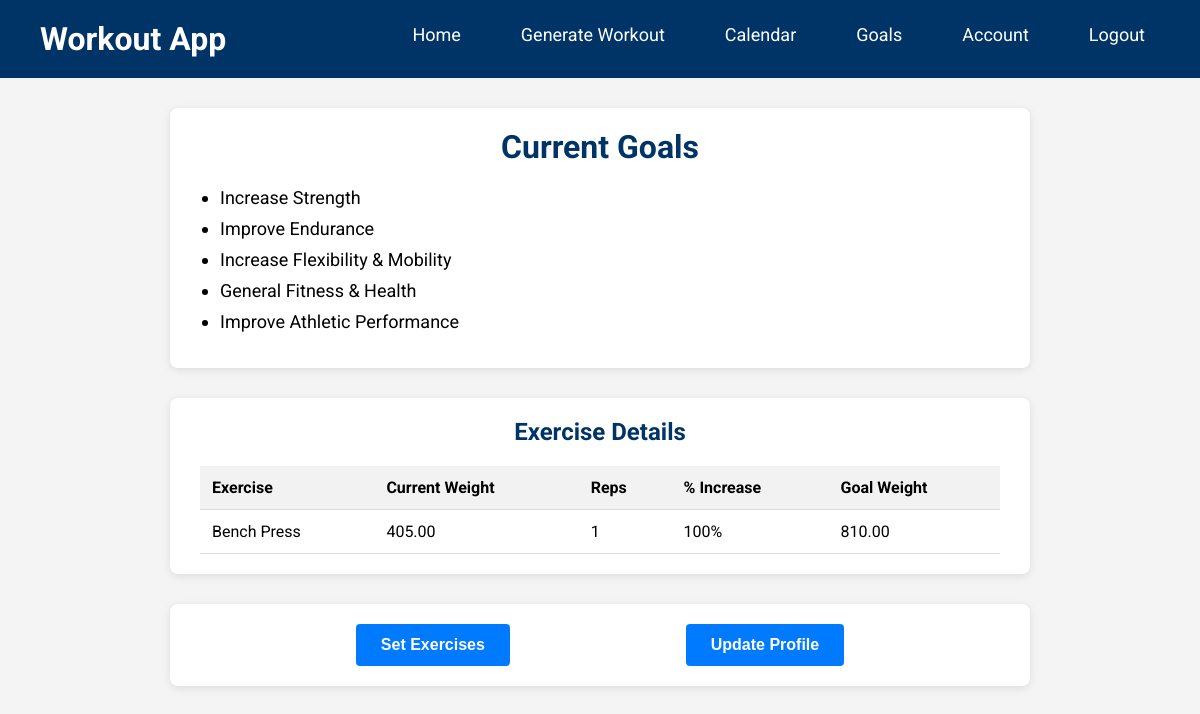
Page /goals/ (signed in) on the committed database.
### accounts/models.py (models this page shows)
class Goal(models.Model):
    name = models.CharField(max_length=100)
    description = models.TextField()
    def __str__(self):
        return self.name

### goals/models.py (models this page shows, shortened)
class UserExercise(models.Model):
    user = models.ForeignKey(settings.AUTH_USER_MODEL, on_delete=models.CASCADE)
    exercise = models.ForeignKey(Exercise, on_delete=models.CASCADE)
    current_weight = models.DecimalField(max_digits=6, decimal_places=2)
    reps = models.PositiveIntegerField()
    percent_increase = models.IntegerField(choices=PERCENT_CHOICES, default=0)
    start_date = models.DateField(default=now)  # When recurrence starts
    end_date = models.DateField(null=True, blank=True)  # Optional end date
    recurring_day = models.IntegerField(choices=RECURRENCE_CHOICES, default=0)  # Default to Monday
    @property
    def goal_weight(self):
        return self.current_weight * (Decimal('1') + Decimal(self.percent_increase) / Decimal('100'))

class Exercise(models.Model):
    name = models.CharField(max_length=100, unique=True)
    slug = models.SlugField(unique=True)

### goals/views.py (the view)
# urls.py: path('', goals, name='goals'),  # New goals page, e.g., at /goals/
@login_required
def goals(request):
    if request.user.is_authenticated:
        try:
            user_profile = request.user.userprofile
            user_goals = user_profile.goals.all()
            print("Goals found:", user_goals.count())
        except UserProfile.DoesNotExist:
            print("UserProfile does not exist for:", request.user)
            user_goals = []
    else:
        user_goals = []
    user_exercises = UserExercise.objects.filter(user=request.user)
    context = {
        'user_goals': user_goals,
        'exercises': user_exercises,
    }
    return render(request, 'goals/goals.html', context)

### home/context_processors.py (called while the page is built)
def base_url(request):
    return {
        'base_url': f"{request.scheme}://{request.get_host()}/proxy/8000/"
    }

### goals/templates/goals/goals.html (shortened to what this page needs)
<!DOCTYPE html>
<html lang="en">
<head>
</head>
<body>
  <header>
    <a class="logo" href="{% url 'home' %}">Workout App</a>
    <nav>
      <ul>
        <li><a href="{% url 'home' %}">Home</a></li>
        {% if user.is_authenticated %}
          <li><a href="{{ base_url }}#generate">Generate Workout</a></li>
          <li><a href="{% url 'calendar' %}">Calendar</a></li>
          <li><a href="{% url 'goals:goals' %}">Goals</a></li>
          <li><a href="{% url 'user_data' %}">Account</a></li>
          <li><a href="{% url 'logout' %}">Logout</a></li>
        {% else %}
          <li><a href="{% url 'login' %}">Login</a></li>
        {% endif %}
      </ul>
    </nav>
  </header>
  <div class="container">
    <div class="main-section">
      <h1>Current Goals</h1>
      {% if user_goals %}
        <ul>
          {% for goal in user_goals %}
            <li>{{ goal }}</li>
          {% endfor %}
        </ul>
      {% else %}
        <p>You have not set any goals yet.</p>
      {% endif %}
    </div>
    <div class="main-section">
      {% if exercises %}
        <h2>Exercise Details</h2>
        <table>
          <thead>
            <tr>
              <th>Exercise</th>
              <th>Current Weight</th>
              <th>Reps</th>
              <th>% Increase</th>
              <th>Goal Weight</th>
            </tr>
          </thead>
          <tbody>
            {% for entry in exercises %}
              <tr>
                <td>{{ entry.exercise.name }}</td>
                <td>{{ entry.current_weight }}</td>
                <td>{{ entry.reps }}</td>
                <td>{{ entry.percent_increase }}%</td>
                <td>{{ entry.goal_weight|floatformat:2 }}</td>
              </tr>
            {% endfor %}
          </tbody>
        </table>
      {% endif %}
    </div>
    <div class="main-section button-group">
      <a href="{% url 'goals:set_exercises' %}">
        <button type="button">Set Exercises</button>
      </a>
      <a href="{% url 'update_profile' %}">
        <button type="button">Update Profile</button>
      </a>
    </div>
  </div>
</body>
</html>

### goals/templates/goals/goals.html (style rules this page uses)
* { box-sizing: border-box; }
body { margin: 0; font-family: 'Roboto', sans-serif; background-color: #f4f4f4; }
a { text-decoration: none; color: inherit; }
header { display: flex; justify-content: space-between; align-items: center; background-color: #003366; padding: 20px 40px; margin: 0; }
.logo { color: white; font-size: 32px; font-weight: 700; text-decoration: none; }
nav ul { list-style: none; margin: 0; padding: 0; display: flex; }
nav li { margin-left: 30px; }
nav a { color: white; font-size: 18px; padding: 15px; border-radius: 4px; transition: background-color 0.3s, transform 0.3s; line-height: 1; }
.container { max-width: 900px; margin: 30px auto; padding: 0 20px; }
.main-section { background-color: #fff; border-radius: 8px; padding: 20px 30px; margin-bottom: 30px; box-shadow: 0 2px 8px rgba(0,0,0,0.1); }
.main-section h1, .main-section h2 { margin-top: 0; color: #003366; text-align: center; }
ul { padding-left: 20px; }
ul li { margin-bottom: 10px; font-size: 18px; }
table { width: 100%; border-collapse: collapse; margin-top: 20px; }
th, td { padding: 12px; text-align: left; border-bottom: 1px solid #ddd; }
th { background-color: #f2f2f2; }
.button-group { margin-top: 20px; display: flex; justify-content: space-evenly; flex-wrap: wrap; gap: 20px; }
button { padding: 12px 25px; font-size: 16px; font-weight: 700; color: #fff; background-color: #007BFF; border: none; border-radius: 4px; cursor: pointer; transition: background-color 0.3s; }

### rows in the picture
Goal: name "Increase Strength"
Goal: name "Improve Endurance"
Goal: name "Increase Flexibility & Mobility"
Goal: name "General Fitness & Health"
Goal: name "Improve Athletic Performance"
UserExercise: exercise.name "Bench Press", current_weight "405.00", reps "1", percent_increase "100", goal_weight "810.00"
